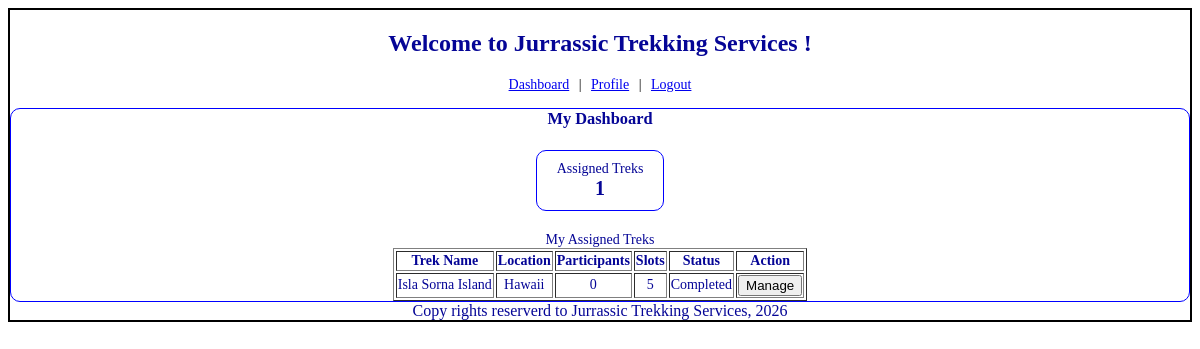
The page /staff/ (signed in) on the database as committed earlier.
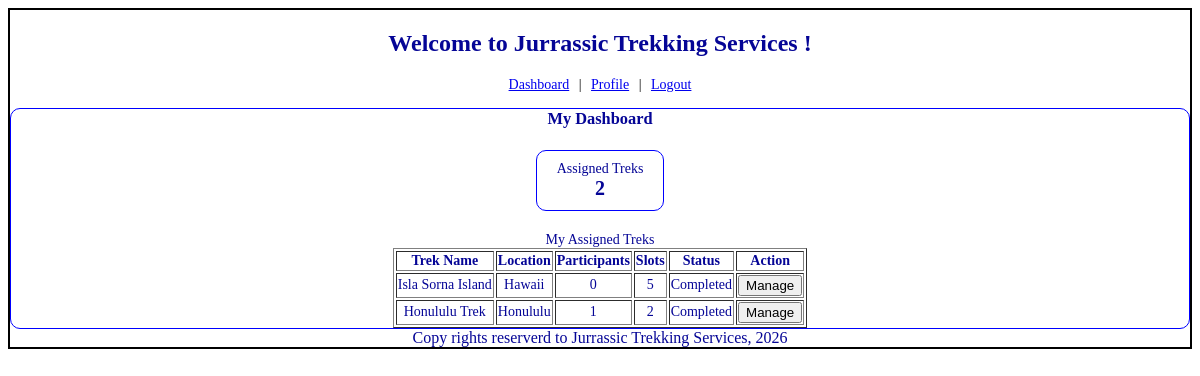
The same page on the database as committed later.
### models.py (models this page shows)
class trek(db.Model):
    trek_id = db.Column(db.Integer, primary_key=True)
    trek_name = db.Column(db.String, nullable=False)
    location = db.Column(db.String, nullable=False)
    difficulty = db.Column(db.String, nullable=False)
    duration_days = db.Column(db.Integer, nullable=False)
    start_date = db.Column(db.Date, nullable=False)
    end_date = db.Column(db.Date, nullable=False)
    available_slots = db.Column(db.Integer, nullable=False)
    assigned_staff_id = db.Column(db.Integer, db.ForeignKey('staff_profile.staff_id'))
    status = db.Column(db.String, nullable=False, default="Pending")
    created_at = db.Column(db.DateTime, nullable=False, default=datetime.utcnow)
    bookings = db.relationship('booking', backref='trek', lazy=True)

### controller.py (the view)
@app.route("/staff/")
def staff_dashboard():
  if session.get('role') != 'Staff':
    return redirect(url_for('signin'))
  my_profile = staff_profile.query.filter_by(user_id=session['uid']).first()
  my_treks = my_profile.treks if my_profile else []
  return render_template("staff_dashboard.html", my_treks=my_treks)

### templates/staff_dashboard.html
{% extends "base.html" %}
{% block content %}
    <div class="navlinks">
        <a href="/staff/">Dashboard</a> |
        <a href="/staff/profile">Profile</a> |
        <a href="/logout">Logout</a>
    </div>
    <div class="dashboard-form">
        <h3 class="center">My Dashboard</h3><br>
        <div class="center">
            <div class="stat-box">Assigned Treks<br><b>{{my_treks|length}}</b></div>
        </div>
        <br>
        <table class="center" name="My Treks" border="1">
        <caption>My Assigned Treks</caption>
        <tr>
            <th>Trek Name</th>
            <th>Location</th>
            <th>Participants</th>
            <th>Slots</th>
            <th>Status</th>
            <th>Action</th>
        </tr>
        {% for t in my_treks %}
        <tr>
            <td>{{t.trek_name}}</td>
            <td>{{t.location}}</td>
            <td>{{t.bookings|length}}</td>
            <td>{{t.available_slots}}</td>
            <td>{{t.status}}</td>
            <td><a href="/staff/trek/{{t.trek_id}}"><input type="button" value="Manage"></a></td>
        </tr>
        {% else %}
        <tr><td colspan="6">No treks assigned yet</td></tr>
        {% endfor %}
        </table>
    </div>
{% endblock %}

Rows that differ between the two databases and show on the page:
added trek: trek_name "Honululu Trek", location "Honululu", bookings|length "1", available_slots "2", status "Completed"
Other text that changed with them:
{{ my_treks|length }}: "1" → "2"
